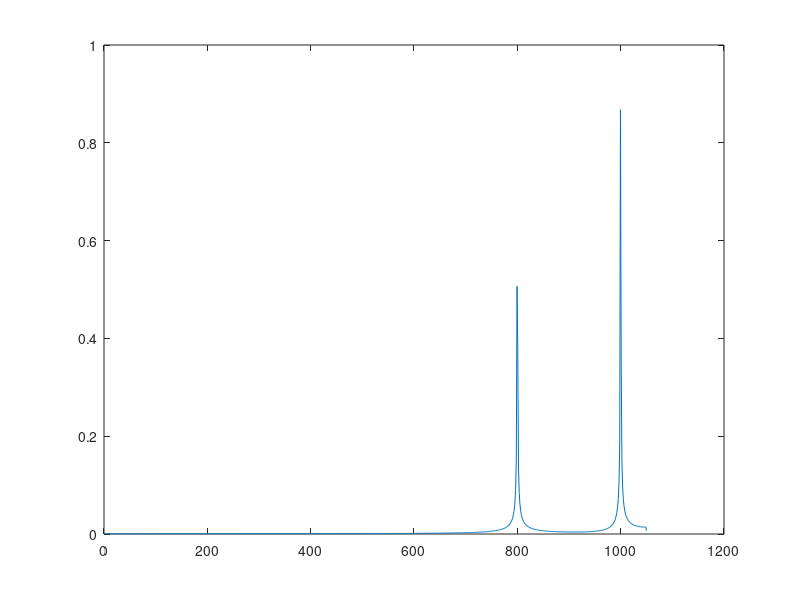

Write the MATLAB code that produced this figure.
Fs = 2100;
T = 1/Fs;
L = 1500;
t = (0:L-1)*T;

X = 0.7*sin(2*pi*800*t) + sin(2*pi*1000*t);

% plot(Fs*t,X)


dataf = fft(X);
% L = length(data);
P2 = abs(dataf/L);
%     P1 = fftshift(P2);
P1 = P2(1:L/2+1);
P1(2:end-1) = 2*P1(2:end-1);
f = Fs*(0:(L/2))/L;
plot(f, P1);